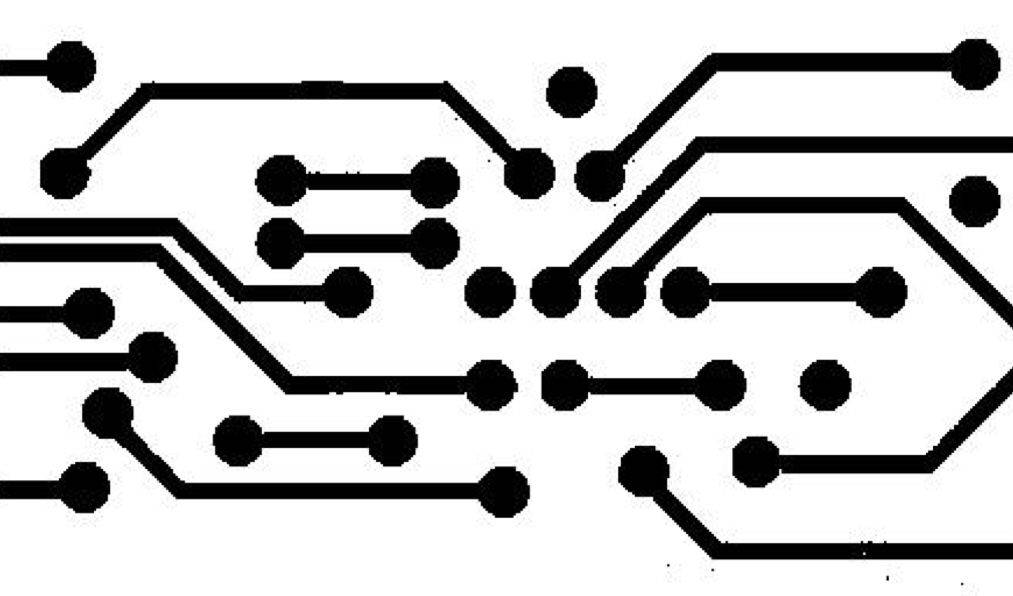
//> input picture DotCounting/DotCounting/0.jpg, 1013 x 596 px
$ ./DotCounting   (built with g++ and OpenCV 4)
//> lines starting //> are read from the running program, lines starting //| are printed output that depends on the picture; after the words box and inside, x2 and y2 are one past the last pixel; in counts of white or black regions, pixels touching at a corner belong together
#include <iostream>
#include <opencv2/opencv.hpp>
using namespace cv;
using namespace std;

int main()
{
	Mat binaryMat, labelMat, stateMat, centerMat,openingMat;
	Mat srcMat = imread("0.jpg", 0);
//> srcMat is the input picture: 596 rows x 1013 cols, CV_8UC1; min 0, max 255, mean 195.3
	bitwise_not(srcMat, srcMat);  //图像取非
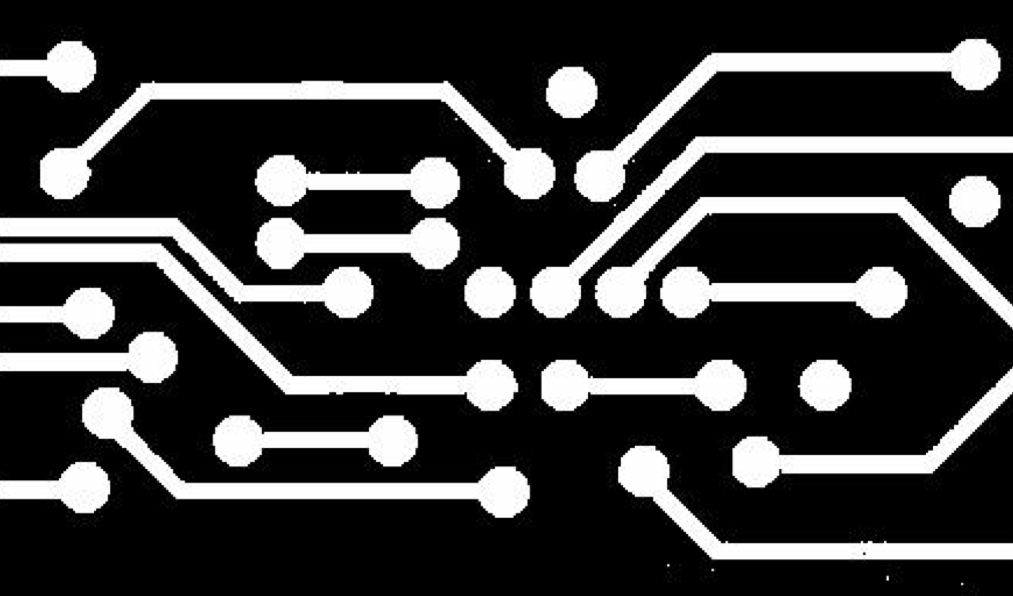
//> srcMat: 596 rows x 1013 cols, CV_8UC1; min 0, max 255, mean 59.7
	threshold(srcMat, binaryMat, 0, 255, THRESH_OTSU);
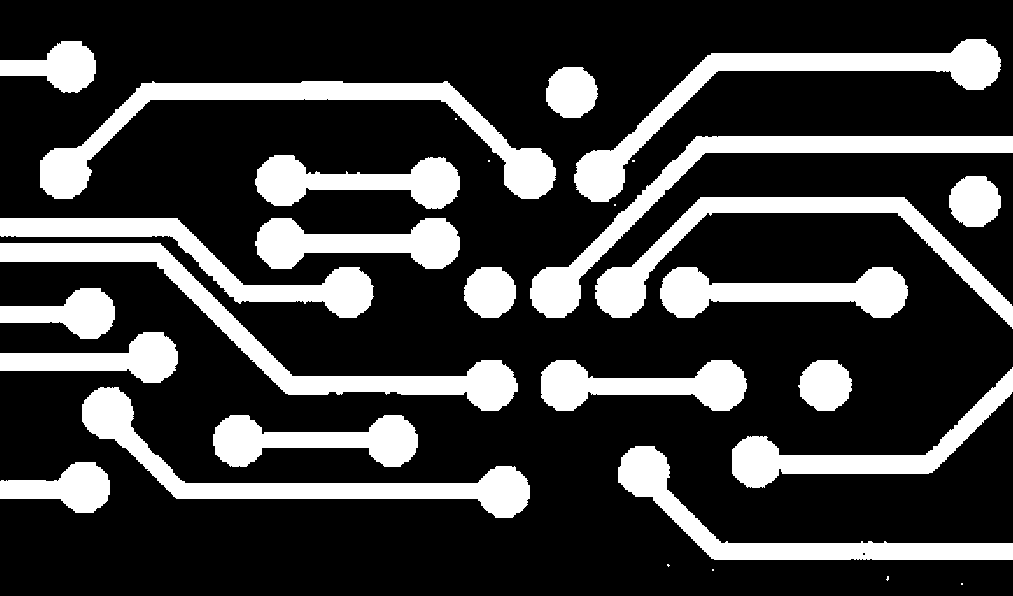
//> binaryMat: 596 rows x 1013 cols, CV_8UC1; 23.5% white; 30 white regions (8 under 20 px), largest, box (x1, y1, x2, y2) and area: (40, 81, 556, 199) 12423, (0, 243, 518, 411) 11629, (574, 39, 1001, 202) 10911
	Mat element = getStructuringElement(MORPH_RECT, Size(20, 20));
	morphologyEx(binaryMat, openingMat, MORPH_OPEN, element);
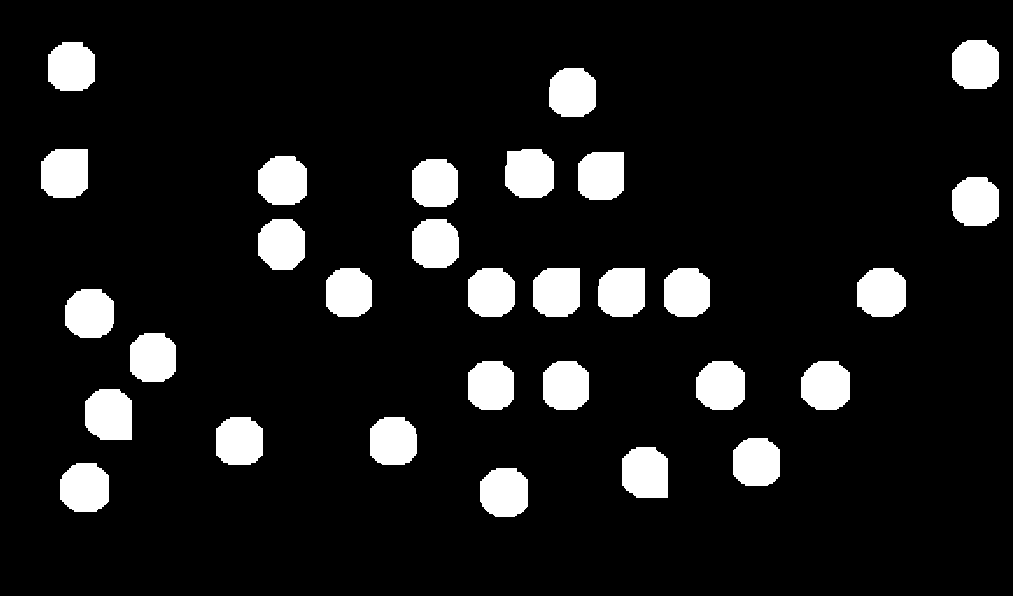
//> openingMat: 596 rows x 1013 cols, CV_8UC1; 10% white; 30 white regions, largest, box (x1, y1, x2, y2) and area: (85, 389, 132, 440) 2128, (505, 149, 554, 198) 2106, (41, 149, 88, 198) 2094

	int Number = connectedComponentsWithStats(openingMat, labelMat, stateMat, centerMat, 8, CV_32S);
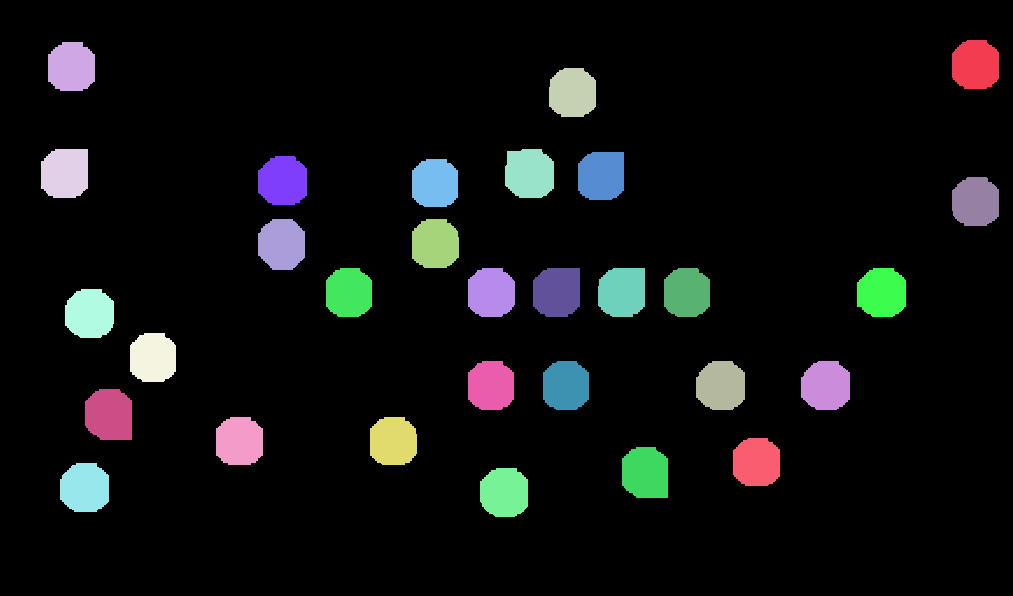
//> labelMat: 596 rows x 1013 cols, CV_32SC1; 31 distinct labels, from 0 to 30; one colour per label, 0 black
//> stateMat = 31 rows, first 6: [0, 0, 1013, 596, 543203], [952, 40, 47, 49, 2002], [48, 42, 47, 49, 1996], [549, 68, 47, 49, 1992], [41, 149, 47, 49, 2094], [505, 149, 49, 49, 2106]; centerMat = 31 pairs, first value 64.82 to 975.2, second value 64.45 to 492.2; Number = 31
	cout << "圆点个数=" << Number - 1 << endl;		//除去背景外的连通域值为圆点数
//| 圆点个数=30

	for (int i = 1 ; i < Number; i++)
	{
		Rect bbx;
		bbx.x = stateMat.at<int>(i, 0);
		bbx.y = stateMat.at<int>(i, 1);
		bbx.width = stateMat.at<int>(i, 2);
		bbx.height = stateMat.at<int>(i, 3);
		rectangle(binaryMat, bbx, CV_RGB(255, 255, 255), 1, 8, 0);
	}
//> this loop made 30 passes
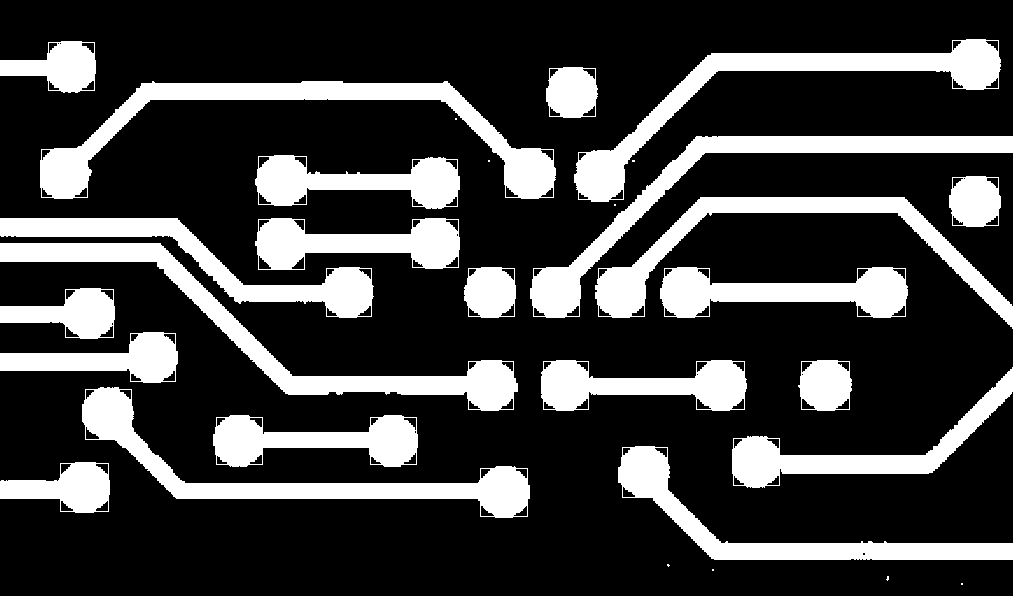
//> binaryMat: 596 rows x 1013 cols, CV_8UC1; 24.1% white; 30 white regions (8 under 20 px), largest, box (x1, y1, x2, y2) and area: (40, 81, 556, 199) 12598, (0, 243, 518, 411) 11725, (574, 39, 1001, 202) 11092

	imshow("frame", srcMat);
	imshow("binaryMat", binaryMat);
	waitKey(0);
	return 0;
}
